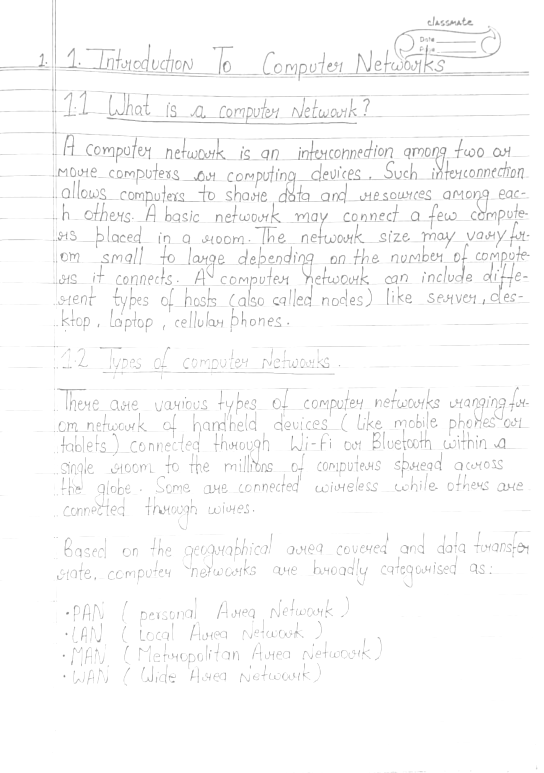
//> input picture Laboratorio4/Imgs/imagen_0.png, 1088 x 1546 px (shown at 1/2 size); its folder holds only this picture in this run
$ ./mainreal   (built with g++ and OpenCV 4)
//> lines starting //> are read from the running program, lines starting //| are printed output that depends on the picture; after the words box and inside, x2 and y2 are one past the last pixel; in counts of white or black regions, pixels touching at a corner belong together
#include <opencv2/opencv.hpp>
#include <iostream>
#include <filesystem>
#include <fstream>
#include <iomanip>

using namespace cv;
using namespace std;
namespace fs = filesystem;

Mat histograma(const Mat& img) {
    Mat hist = Mat::zeros(256, 1, CV_32F);
    int ancho = img.cols, alto = img.rows;

    for (int y = 0; y<alto; y++) {
        for (int x = 0; x<ancho; x++) {
            uchar pixel = img.at<uchar>(y, x);
            hist.at<float>(pixel, 0) += 1;
        }
    }

    return hist;
}

void calcularMaxMin(const cv::Mat& mat, float& minVal, float& maxVal) {
    CV_Assert(mat.type() == CV_32F && mat.cols == 1);
    minVal = FLT_MAX;
    maxVal = -FLT_MAX;
    for (int i = 0; i < mat.rows; ++i) {
        float val = mat.at<float>(i);
        if (val < minVal) minVal = val;
        if (val > maxVal) maxVal = val;
    }
}


void normalizacion(cv::Mat& hist, float minVal, float maxVal) {
    const float epsilon = 1e-5f;
    float minH, maxH;
    calcularMaxMin(hist, minH, maxH);
    float scale = (maxVal - minVal) / (maxH - minH + epsilon);
    float* ptr = hist.ptr<float>();
    for (int i = 0; i < hist.rows; ++i) {
        ptr[i] = (ptr[i] - minH) * scale + minVal;
    }
}

Mat ecualizacion(const Mat& img) {
    Mat hist = histograma(img);
    Mat cdf = hist.clone();
    for (int i = 1; i < 256; ++i)
        cdf.at<float>(i) += cdf.at<float>(i - 1);
    cdf /= (img.rows * img.cols);
    cdf *= 255;
    Mat ecualizada = img.clone();
    for (int i = 0; i < img.rows; ++i)
        for (int j = 0; j < img.cols; ++j)
            ecualizada.at<uchar>(i, j) = static_cast<uchar>(cdf.at<float>(img.at<uchar>(i, j)));
    return ecualizada;
}

Mat binarizacion(const Mat& img, int thresh, uchar maxValue = 255) {
    Mat binarizado = img.clone();
    for (int i = 0; i < img.rows; ++i)
        for (int j = 0; j < img.cols; ++j)
            binarizado.at<uchar>(i, j) = (img.at<uchar>(i, j) > thresh) ? maxValue : 0;
    return binarizado;
}

void guardarHistogramaIMG(const Mat& hist, const fs::path& direccion) {
    int ancho = 512, alto = 400;
    int bin_w = cvRound((double)ancho / hist.rows);
    Mat histImage(alto, ancho, CV_8UC1, Scalar(255));
    Mat normHist = hist.clone();
    normalizacion(normHist, 0, histImage.rows);

    for (int i = 1; i < hist.rows; ++i) {
        line(histImage,
             Point(bin_w * (i - 1), alto - cvRound(normHist.at<float>(i - 1))),
             Point(bin_w * i, alto - cvRound(normHist.at<float>(i))),
             Scalar(0), 2);
    }
    imwrite(direccion.string(), histImage);
}

void guardarHistogramaTXT(const Mat& hist, const fs::path& dirTXT) {
    ofstream txtOut(dirTXT);
    for (int i = 0; i < hist.rows; ++i)
        txtOut << i << "," << hist.at<float>(i) << "\n";
    txtOut.close();
}

// [8 lines left out: function ecualizar_guardar, not called in this run]

void binarizar_guardar(const Mat& ecualizada, const fs::path& direccion, int umbral) {
    Mat binarizada = binarizacion(ecualizada, umbral);
    imwrite((direccion / "imagen_binarizada.jpg").string(), binarizada);
}


int main() {
    string inputFolder = "Imgs";
    string outputFolder = "Resultados";
    fs::create_directories(outputFolder);
    int imgCount = 0;

    cout << "\n=====================\n";
    cout << "  LABORATORIO 4\n";
    cout << "=====================\n\n";


    for (const auto& entry : fs::directory_iterator(inputFolder)) {
        if (!entry.is_regular_file()) continue;


        // CREAR DIRECTORIO PARA CADA IMAGEN
        string path = entry.path().string();
        imgCount++;
        ostringstream folderName;
        folderName << "img_" << setfill('0') << setw(3) << imgCount;
        fs::path imgdireccion = fs::path(outputFolder) / folderName.str();
        fs::create_directories(imgdireccion);

	    cout << "▶ Procesando imagen " << imgCount << ": " << path << "\n";

        // LEER IMAGEN EN GRISES
        Mat img = imread(path, IMREAD_GRAYSCALE);
//> img is the input picture: 1546 rows x 1088 cols, CV_8UC1; min 104, max 255, mean 250.2
        imwrite((imgdireccion / "imagen.jpg").string(), img);
        cout << "  [+] Imagen cargada y guardada.\n";

        // Histograma original
        Mat hist = histograma(img);
//> after the loop in histograma, `for (int y = 0; y<alto; y++)`: hist = 256 values, max 1513779 at index 255, min 0 at index 0, mean 6570.5
        guardarHistogramaTXT(hist, imgdireccion / "frecuencias.txt");
        cout << "  [+] Vector de frecuencia guardado.\n";
        guardarHistogramaIMG(hist, imgdireccion / "histograma.png");
//> in guardarHistogramaIMG, `Mat normHist = hist.clone();`: normHist has the same summary as hist in histograma
//> the loop in calcularMaxMin, `for (int i = 0; i < mat.rows; ++i)` made 256 passes
//> (val, minVal, maxVal) on pass 1: (0, 0, 0)
//> after the loop in calcularMaxMin, `for (int i = 0; i < mat.rows; ++i)`: minVal = 0; maxVal = 1513779
//> in normalizacion, `calcularMaxMin(hist, minH, maxH);`: minH = 0; maxH = 1513779
//> in normalizacion, `float scale = (maxVal - minVal) / (maxH - minH + epsilon);`: scale = 0.000264
//> after the loop in normalizacion, `for (int i = 0; i < hist.rows; ++i)`: hist = 256 values, max 400 at index 255, min 0 at index 0, mean 1.74
//> in guardarHistogramaIMG, `normalizacion(normHist, 0, histImage.rows);`: normHist has the same summary as hist in normalizacion
//> after the loop in guardarHistogramaIMG, `for (int i = 1; i < hist.rows; ++i)`:
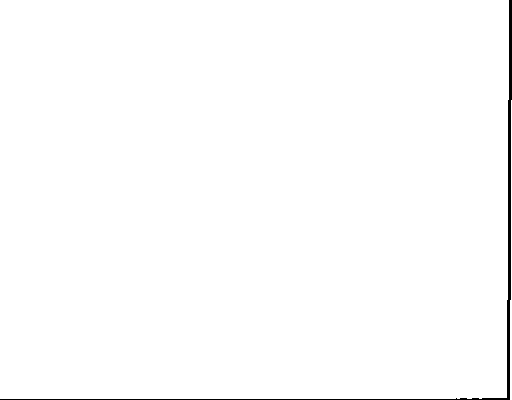
//> histImage: 400 rows x 512 cols, CV_8UC1; 99.1% white; 1 black region, box (x1, y1, x2, y2) and area: (0, 0, 512, 400) 1747
        cout << "  [+] Histograma guardado.\n";

        // Ecualización
        Mat ecualizada = ecualizacion(img);
//> in ecualizacion, `Mat hist = histograma(img);`: hist = 256 values, max 1513779 at index 255, min 0 at index 0, mean 6570.5
//> in ecualizacion, `Mat cdf = hist.clone();`: cdf has the same summary as hist
//> after the loop in ecualizacion, `for (int i = 1; i < 256; ++i)`: cdf = 256 values from 0 to 1682048
//> in ecualizacion, `cdf /= (img.rows * img.cols);`: cdf = 256 values from 0 to 1
//> in ecualizacion, `cdf *= 255;`: cdf = 256 values from 0 to 255
//> after the loop in ecualizacion, `for (int i = 0; i < img.rows; ++i)`:
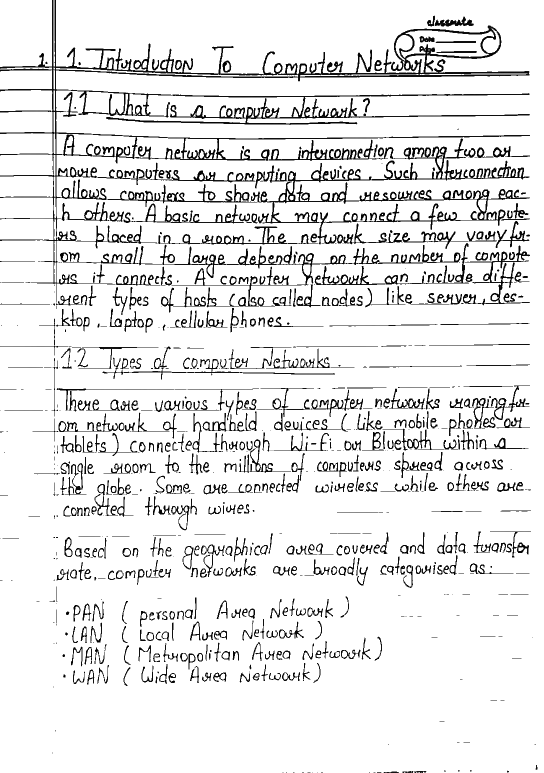
//> ecualizada: 1546 rows x 1088 cols, CV_8UC1 (shown at 1/2 size); 10% of pixels changed, all inside (x1, y1, x2, y2) = (0, 0, 1075, 1546)
        imwrite((imgdireccion / "imagen_ecualizada.jpg").string(), ecualizada);
        cout << "  [+] Imagen ecualizada guardado.\n";

        Mat histograma_ecualizado = histograma(ecualizada);
//> histograma_ecualizado = 256 values, max 1513779 at index 255, min 0 at index 26, mean 6570.5
        guardarHistogramaTXT(histograma_ecualizado, imgdireccion / "frecuencias_ecualizada.txt");
        cout << "  [+] Vector de frecuencias ecualizado guardado.\n";
        guardarHistogramaIMG(histograma_ecualizado, imgdireccion / "histograma_ecualizado.png");
//> the loop in calcularMaxMin (call 2), `for (int i = 0; i < mat.rows; ++i)` made 256 passes
//> (val, minVal, maxVal) on pass 1: (6568, 6568, 6568)
        cout << "  [+] Histograma ecualizado guardado.\n";

        // Binarización
        int umbral = 128;
        bool aprove = false;
        cout<<imgdireccion<<endl;
        do{
            cout<< "Seleccione umbral para esta imagen: ";cin>>umbral;
//> the answer given: 3
                binarizar_guardar(ecualizada, imgdireccion, umbral);
//> after the loop in binarizacion, `for (int i = 0; i < img.rows; ++i)`:
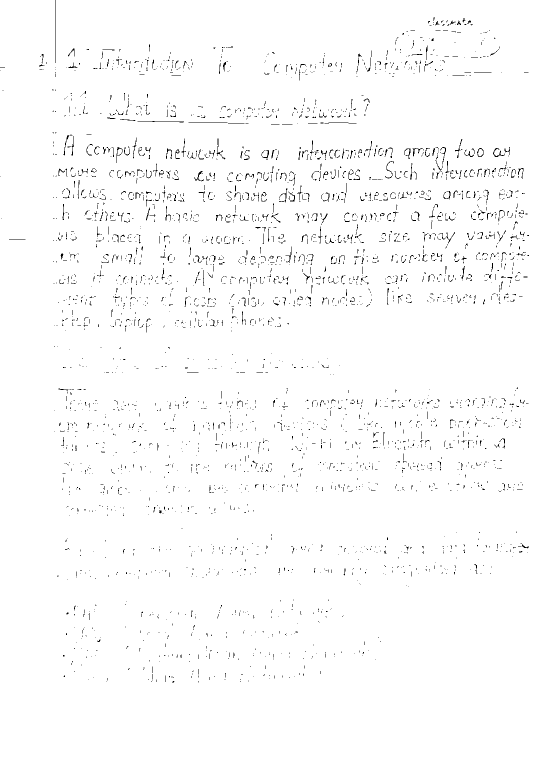
//> binarizado: 1546 rows x 1088 cols, CV_8UC1 (shown at 1/2 size); 98.4% white; black in thin lines or dots, all inside (x1, y1, x2, y2) = (0, 0, 1058, 1365)
            cout<< "Conforme? ";cin>>aprove;
//> the answer given: 3
        }while(!aprove);
        cout << "  [+] Imagen binarizada guardada.\n";

        cout << "✅ Imagen procesada completamente.\n\n";
    }

    cout << "\n✅ Proceso completado. Total de imágenes: " << imgCount << endl;
    return 0;
}

$ run again, on Laboratorio4/Imgs/imagen_4.png
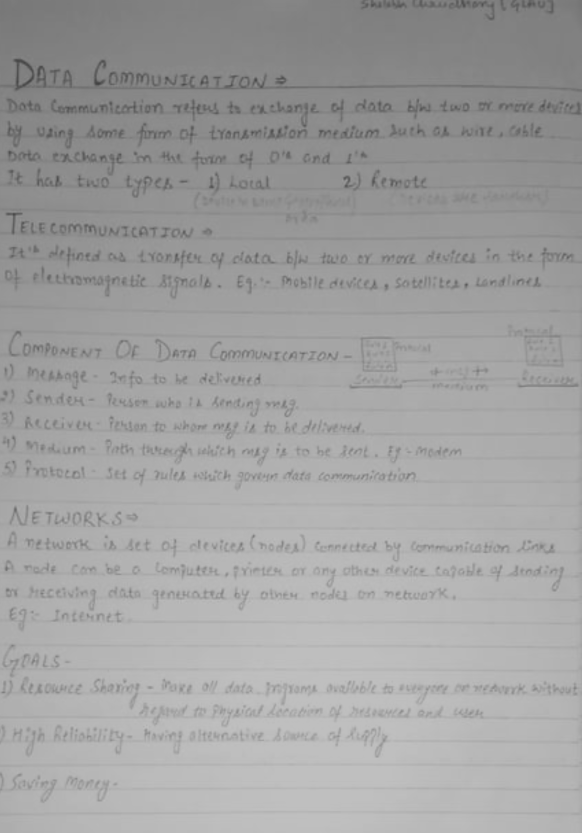
//> input picture Laboratorio4/Imgs/imagen_4.png, 1164 x 1666 px (shown at 1/2 size)
//> img is the input picture: 1666 rows x 1164 cols, CV_8UC1; min 66, max 191, mean 160.6
//> after the loop in histograma, `for (int y = 0; y<alto; y++)`: hist = 256 values, max 53402 at index 183, min 0 at index 0, mean 7575.1
//> in guardarHistogramaIMG, `Mat normHist = hist.clone();`: normHist has the same summary as hist in histograma
//> the loop in calcularMaxMin, `for (int i = 0; i < mat.rows; ++i)` made 256 passes
//> (val, minVal, maxVal) on pass 1: (0, 0, 0)
//> after the loop in calcularMaxMin, `for (int i = 0; i < mat.rows; ++i)`: minVal = 0; maxVal = 53402
//> minH = 0; maxH = 53402
//> scale = 0.00749
//> after the loop in normalizacion, `for (int i = 0; i < hist.rows; ++i)`: hist = 256 values, max 400 at index 183, min 0 at index 0, mean 56.74
//> in guardarHistogramaIMG, `normalizacion(normHist, 0, histImage.rows);`: normHist has the same summary as hist in normalizacion
//> after the loop in guardarHistogramaIMG, `for (int i = 1; i < hist.rows; ++i)`:
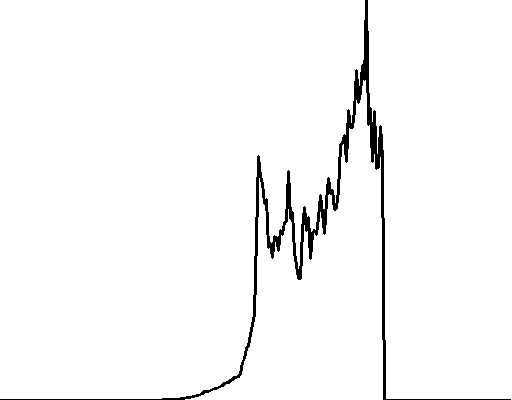
//> histImage: 400 rows x 512 cols, CV_8UC1; 97.4% white; 1 black region, box (x1, y1, x2, y2) and area: (0, 0, 511, 400) 5425
//> in ecualizacion, `Mat hist = histograma(img);`: hist = 256 values, max 53402 at index 183, min 0 at index 0, mean 7575.1
//> in ecualizacion, `Mat cdf = hist.clone();`: cdf has the same summary as hist
//> after the loop in ecualizacion, `for (int i = 1; i < 256; ++i)`: cdf = 256 values from 0 to 1939224
//> in ecualizacion, `cdf /= (img.rows * img.cols);`: cdf = 256 values from 0 to 1
//> in ecualizacion, `cdf *= 255;`: cdf = 256 values from 0 to 255
//> histograma_ecualizado = 256 values, max 53402 at index 218, min 0 at index 11, mean 7575.1
//> the loop in calcularMaxMin (call 2), `for (int i = 0; i < mat.rows; ++i)` made 256 passes
//> (val, minVal, maxVal) on pass 1: (6776, 6776, 6776)
//> after the loop in binarizacion, `for (int i = 0; i < img.rows; ++i)`:
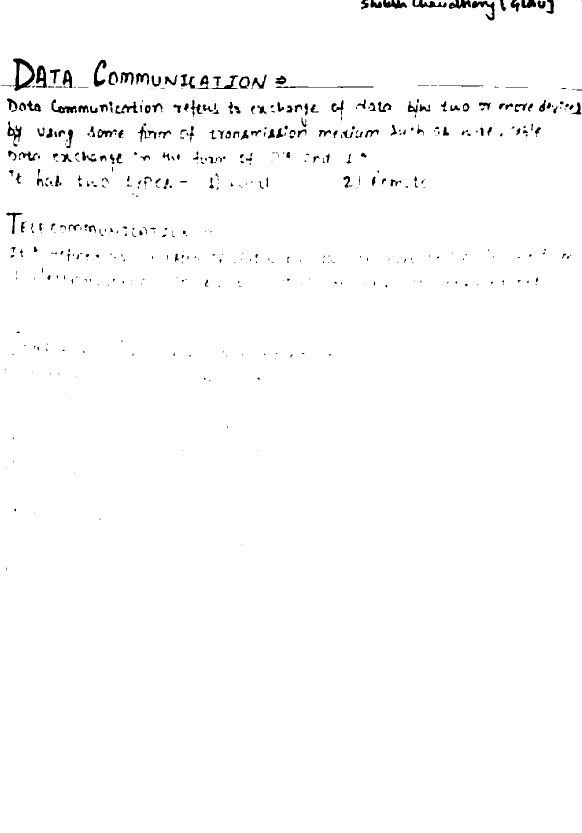
//> binarizado: 1666 rows x 1164 cols, CV_8UC1 (shown at 1/2 size); 98.4% white; 508 black regions (263 under 20 px), largest, box (x1, y1, x2, y2) and area: (26, 117, 70, 182) 1126, (944, 1, 989, 41) 595, (72, 131, 95, 176) 570

$ run again, on Laboratorio4/Imgs/imagen_5.png
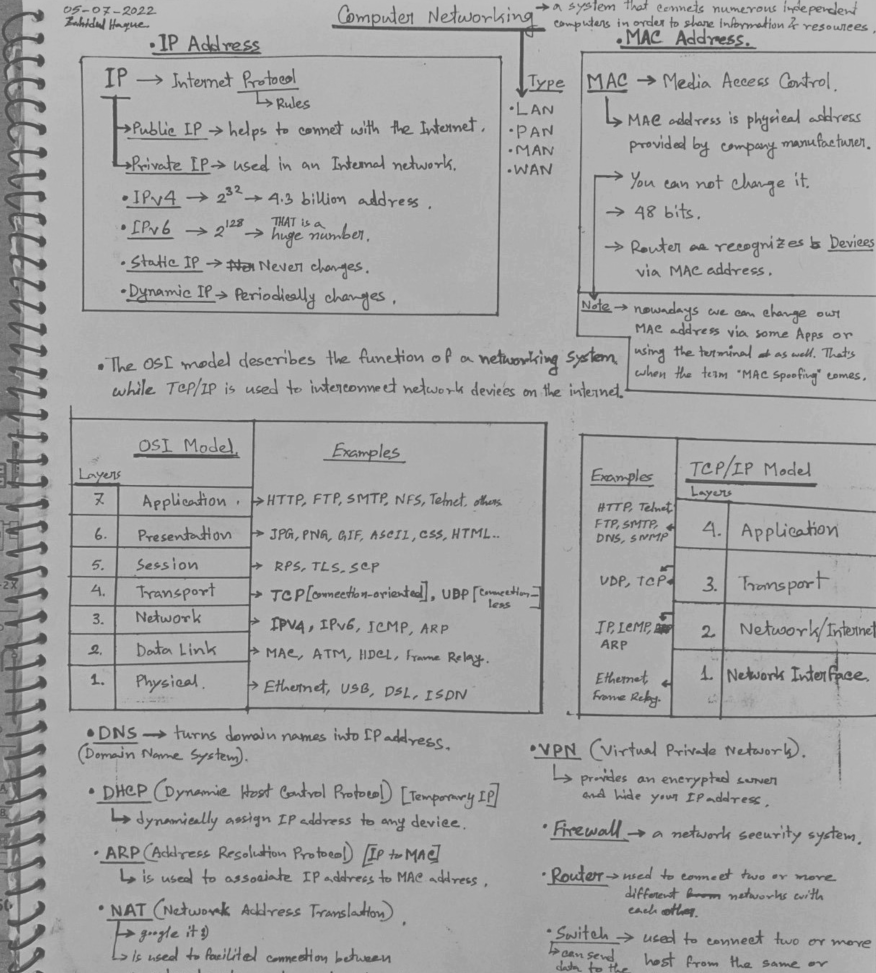
//> input picture Laboratorio4/Imgs/imagen_5.png, 1752 x 1946 px (shown at 1/2 size)
//> img is the input picture: 1946 rows x 1752 cols, CV_8UC1; min 69, max 191, mean 164.6
//> after the loop in histograma, `for (int y = 0; y<alto; y++)`: hist = 256 values, max 239442 at index 173, min 0 at index 0, mean 13317.9
//> in guardarHistogramaIMG, `Mat normHist = hist.clone();`: normHist has the same summary as hist in histograma
//> the loop in calcularMaxMin, `for (int i = 0; i < mat.rows; ++i)` made 256 passes
//> (val, minVal, maxVal) on pass 1: (0, 0, 0)
//> after the loop in calcularMaxMin, `for (int i = 0; i < mat.rows; ++i)`: minVal = 0; maxVal = 239442
//> minH = 0; maxH = 239442
//> scale = 0.00167
//> after the loop in normalizacion, `for (int i = 0; i < hist.rows; ++i)`: hist = 256 values, max 400 at index 173, min 0 at index 0, mean 22.25
//> in guardarHistogramaIMG, `normalizacion(normHist, 0, histImage.rows);`: normHist has the same summary as hist in normalizacion
//> after the loop in guardarHistogramaIMG, `for (int i = 1; i < hist.rows; ++i)`:
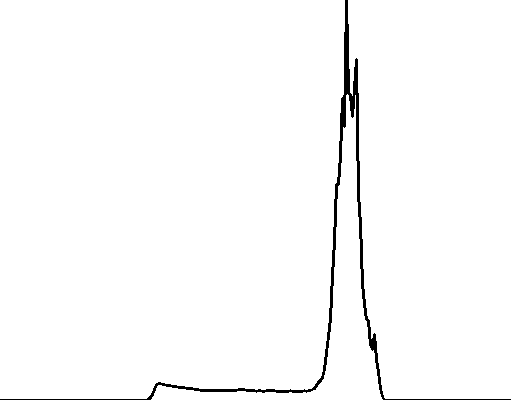
//> histImage: 400 rows x 512 cols, CV_8UC1; 98.3% white; 1 black region, box (x1, y1, x2, y2) and area: (0, 0, 511, 400) 3421
//> in ecualizacion, `Mat hist = histograma(img);`: hist = 256 values, max 239442 at index 173, min 0 at index 0, mean 13317.9
//> in ecualizacion, `Mat cdf = hist.clone();`: cdf has the same summary as hist
//> after the loop in ecualizacion, `for (int i = 1; i < 256; ++i)`: cdf = 256 values from 0 to 3409392
//> in ecualizacion, `cdf /= (img.rows * img.cols);`: cdf = 256 values from 0 to 1
//> in ecualizacion, `cdf *= 255;`: cdf = 256 values from 0 to 255
//> histograma_ecualizado = 256 values, max 239442 at index 140, min 0 at index 45, mean 13317.9
//> the loop in calcularMaxMin (call 2), `for (int i = 0; i < mat.rows; ++i)` made 256 passes
//> (val, minVal, maxVal) on pass 1: (13166, 13166, 13166)
//> after the loop in binarizacion, `for (int i = 0; i < img.rows; ++i)`:
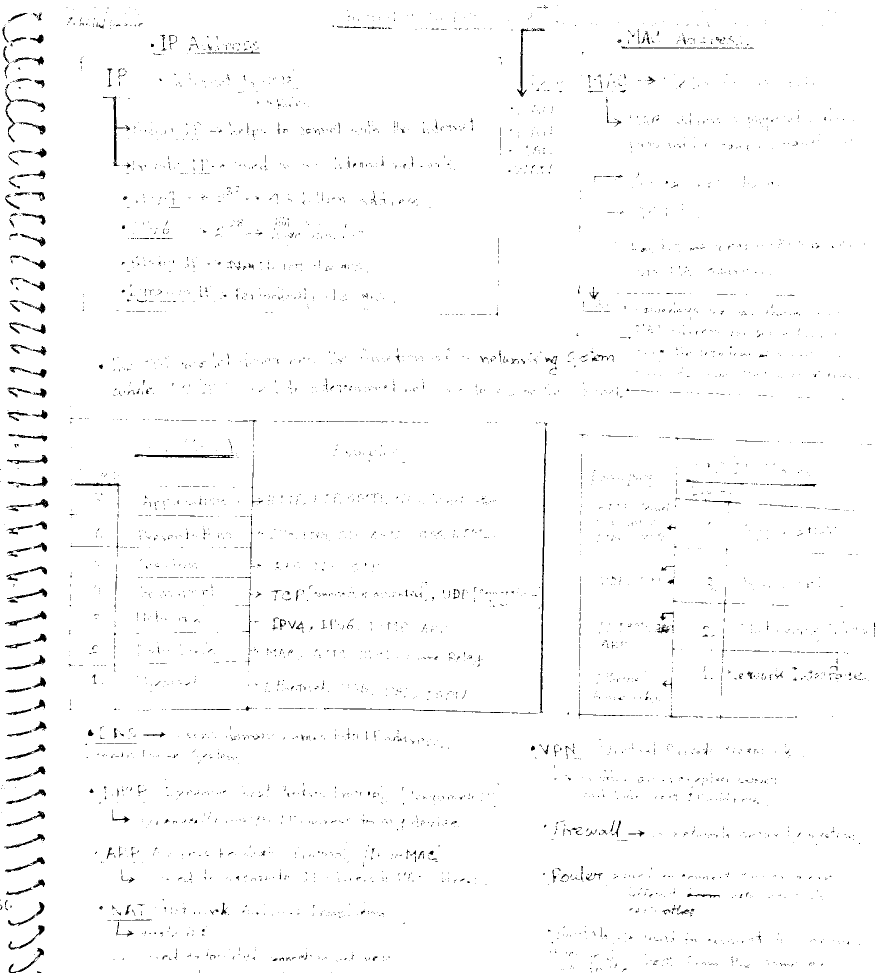
//> binarizado: 1946 rows x 1752 cols, CV_8UC1 (shown at 1/2 size); 98.4% white; 4928 black regions (4527 under 20 px), largest, box (x1, y1, x2, y2) and area: (1079, 855, 1093, 1426) 1644, (269, 908, 468, 916) 857, (206, 192, 239, 332) 686
